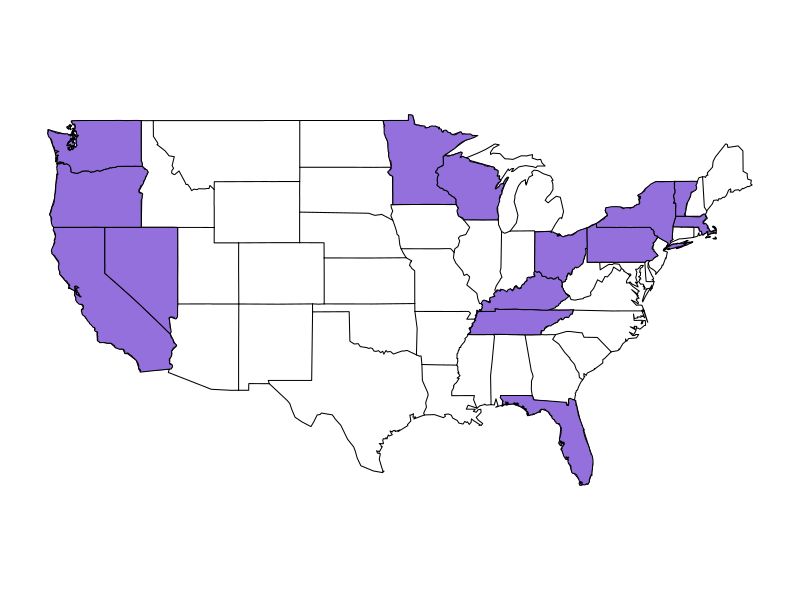

Reproduce this figure in R.
install.packages("maps")
library(maps)


map(database = "state")
c=c("wisconsin", "pennsylvania","nevada","oregon","new york","Massachusetts","Ohio", "Washington",
    "minnesota", "Tennessee", "Kentucky", "Florida", "vermont", "california")

map(database = "state",
    regions = c,
    col = "mediumpurple",
    fill=T,
    add=TRUE)
save.image()

